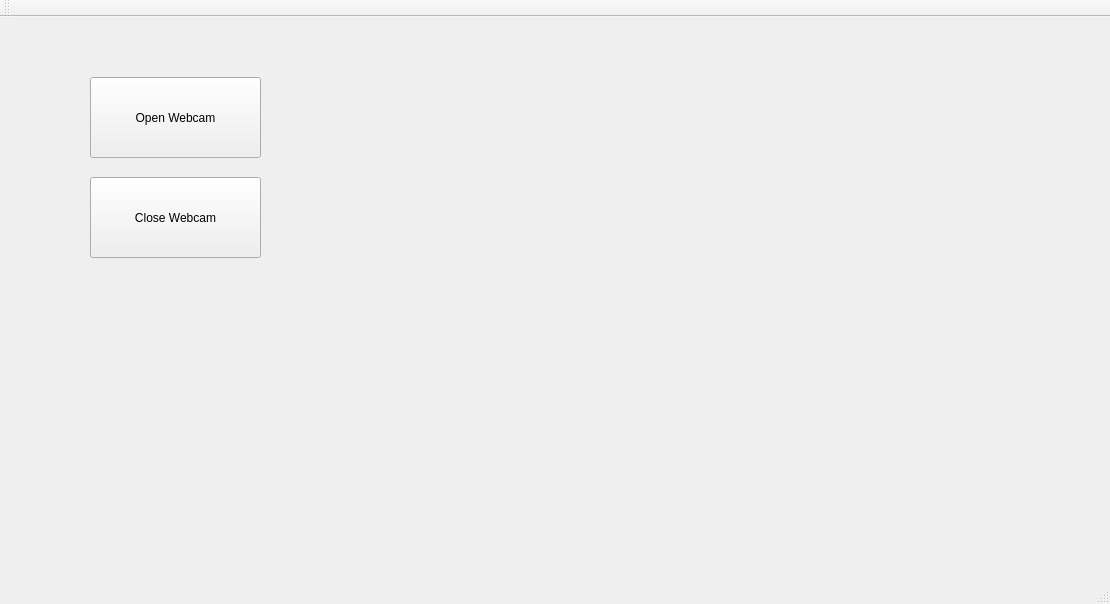
<?xml version="1.0" encoding="UTF-8"?>
<ui version="4.0">
 <class>MainWindow</class>
 <widget class="QMainWindow" name="MainWindow">
  <property name="geometry">
   <rect>
    <x>0</x>
    <y>0</y>
    <width>1110</width>
    <height>604</height>
   </rect>
  </property>
  <property name="windowTitle">
   <string>MainWindow</string>
  </property>
  <widget class="QWidget" name="centralWidget">
   <widget class="QPushButton" name="pushButton_open_webcam">
    <property name="geometry">
     <rect>
      <x>90</x>
      <y>60</y>
      <width>171</width>
      <height>81</height>
     </rect>
    </property>
    <property name="text">
     <string>Open Webcam</string>
    </property>
   </widget>
   <widget class="QPushButton" name="pushButton_close_webcam">
    <property name="geometry">
     <rect>
      <x>90</x>
      <y>160</y>
      <width>171</width>
      <height>81</height>
     </rect>
    </property>
    <property name="text">
     <string>Close Webcam</string>
    </property>
   </widget>
   <widget class="QLabel" name="label">
    <property name="geometry">
     <rect>
      <x>310</x>
      <y>60</y>
      <width>731</width>
      <height>431</height>
     </rect>
    </property>
    <property name="text">
     <string/>
    </property>
   </widget>
  </widget>
  <widget class="QMenuBar" name="menuBar">
   <property name="geometry">
    <rect>
     <x>0</x>
     <y>0</y>
     <width>1110</width>
     <height>18</height>
    </rect>
   </property>
  </widget>
  <widget class="QToolBar" name="mainToolBar">
   <attribute name="toolBarArea">
    <enum>TopToolBarArea</enum>
   </attribute>
   <attribute name="toolBarBreak">
    <bool>false</bool>
   </attribute>
  </widget>
  <widget class="QStatusBar" name="statusBar"/>
 </widget>
 <layoutdefault spacing="6" margin="11"/>
 <resources/>
 <connections/>
</ui>
